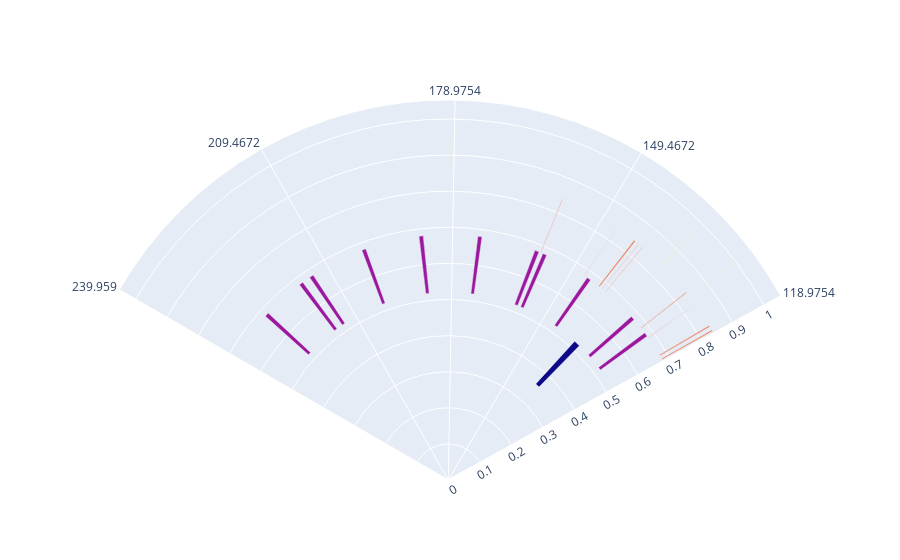

Write notebook code for a chart like this one.
### Code cell
year = y24 = CalendarElement(year=2024)

eve = gcal.get_events(y24.start.datetime(), y24.stop.datetime(), single_events=True)
eve = [model.EventWrap(ev) for ev in eve]
print(len(eve))

t = ccplot.events_to_trace(eve, 360 / 365)

rot = -90
fig = go.Figure(data=t)
sector = [ccplot.to_theta(y24[4].start.datetime())+rot,
          ccplot.to_theta(y24[7].stop.datetime())+rot]
fig.update_layout(height=2000)

fig.update_layout(dict(polar=
                       dict(angularaxis=
                            dict(direction="counterclockwise",
                                 
                                 rotation=rot,
                                 #showticklabels=False,
                                 tickmode="array", tickvals=[ccplot.to_theta(m.stop.datetime()) for m in y24],
                                 ),
                            sector=sector,
                            
                           ),
 
                      ),
                 ),


fig.show()
